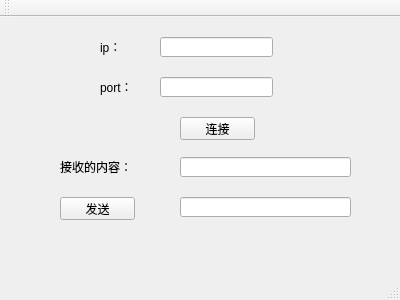
<?xml version="1.0" encoding="UTF-8"?>
<ui version="4.0">
 <class>MainWindow</class>
 <widget class="QMainWindow" name="MainWindow">
  <property name="geometry">
   <rect>
    <x>0</x>
    <y>0</y>
    <width>400</width>
    <height>300</height>
   </rect>
  </property>
  <property name="windowTitle">
   <string>MainWindow</string>
  </property>
  <widget class="QWidget" name="centralWidget">
   <widget class="QLineEdit" name="ipLineEdit">
    <property name="geometry">
     <rect>
      <x>160</x>
      <y>20</y>
      <width>113</width>
      <height>20</height>
     </rect>
    </property>
   </widget>
   <widget class="QLineEdit" name="portLineEdit">
    <property name="geometry">
     <rect>
      <x>160</x>
      <y>60</y>
      <width>113</width>
      <height>20</height>
     </rect>
    </property>
   </widget>
   <widget class="QPushButton" name="connectButton">
    <property name="geometry">
     <rect>
      <x>180</x>
      <y>100</y>
      <width>75</width>
      <height>23</height>
     </rect>
    </property>
    <property name="text">
     <string>连接</string>
    </property>
   </widget>
   <widget class="QPushButton" name="sendButton">
    <property name="geometry">
     <rect>
      <x>60</x>
      <y>180</y>
      <width>75</width>
      <height>23</height>
     </rect>
    </property>
    <property name="text">
     <string>发送</string>
    </property>
   </widget>
   <widget class="QLineEdit" name="sendLineEdit">
    <property name="geometry">
     <rect>
      <x>180</x>
      <y>180</y>
      <width>171</width>
      <height>20</height>
     </rect>
    </property>
   </widget>
   <widget class="QLabel" name="label">
    <property name="geometry">
     <rect>
      <x>100</x>
      <y>20</y>
      <width>54</width>
      <height>20</height>
     </rect>
    </property>
    <property name="text">
     <string>ip：</string>
    </property>
   </widget>
   <widget class="QLabel" name="label_2">
    <property name="geometry">
     <rect>
      <x>100</x>
      <y>60</y>
      <width>54</width>
      <height>20</height>
     </rect>
    </property>
    <property name="text">
     <string>port：</string>
    </property>
   </widget>
   <widget class="QLabel" name="label_3">
    <property name="geometry">
     <rect>
      <x>60</x>
      <y>140</y>
      <width>71</width>
      <height>20</height>
     </rect>
    </property>
    <property name="text">
     <string>接收的内容：</string>
    </property>
   </widget>
   <widget class="QLineEdit" name="recvLineEdit">
    <property name="geometry">
     <rect>
      <x>180</x>
      <y>140</y>
      <width>171</width>
      <height>20</height>
     </rect>
    </property>
   </widget>
  </widget>
  <widget class="QMenuBar" name="menuBar">
   <property name="geometry">
    <rect>
     <x>0</x>
     <y>0</y>
     <width>400</width>
     <height>23</height>
    </rect>
   </property>
  </widget>
  <widget class="QToolBar" name="mainToolBar">
   <attribute name="toolBarArea">
    <enum>TopToolBarArea</enum>
   </attribute>
   <attribute name="toolBarBreak">
    <bool>false</bool>
   </attribute>
  </widget>
  <widget class="QStatusBar" name="statusBar"/>
 </widget>
 <layoutdefault spacing="6" margin="11"/>
 <resources/>
 <connections/>
</ui>
